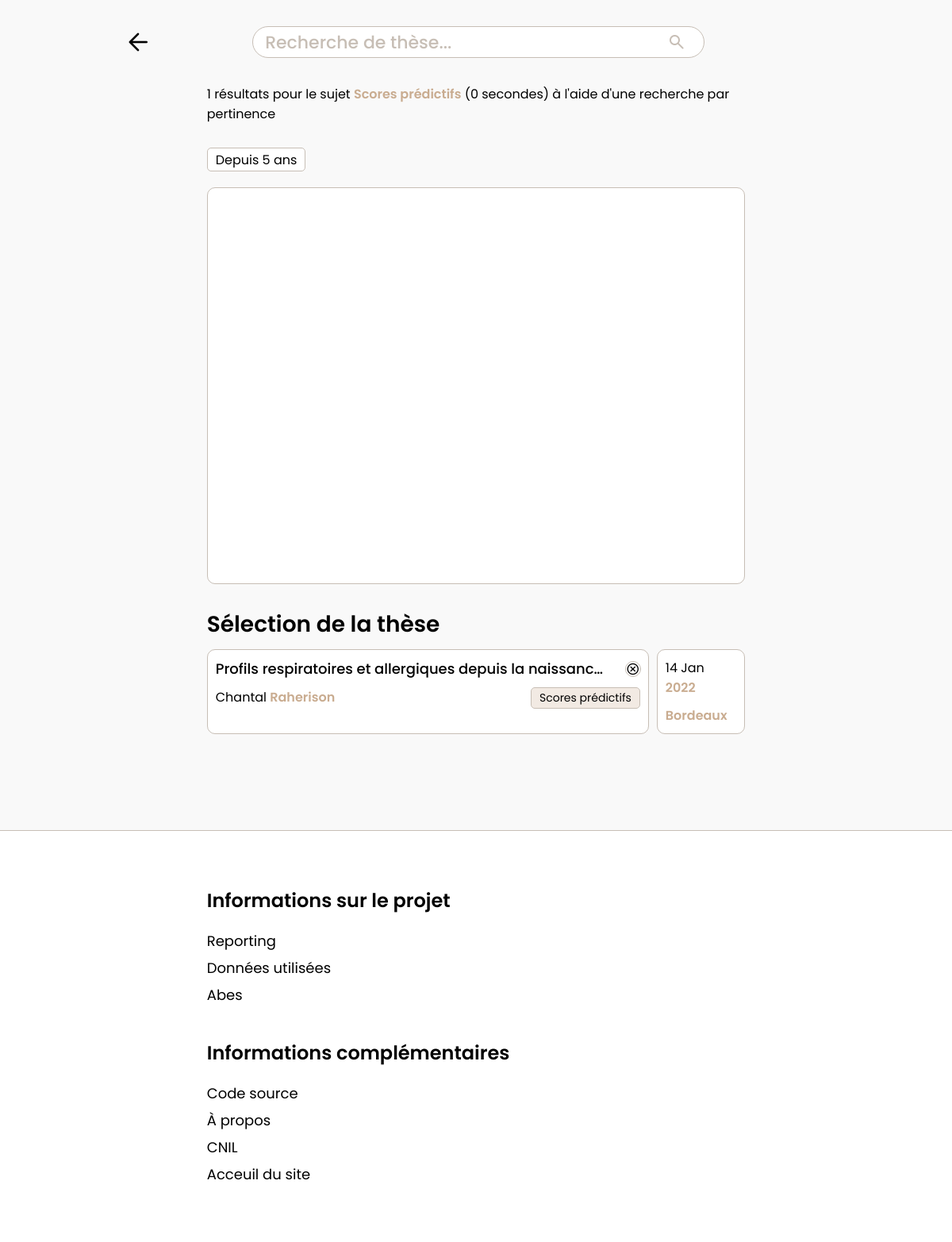
Page /q?sujet=Scores prédictifs on the committed database.
### tables this page shows
CREATE TABLE `etablissement` (
  `idEtablissement` mediumint(6) NOT NULL,
  `idref` char(9) DEFAULT NULL,
  `nom` varchar(200) DEFAULT NULL,
  `code_etab` char(4) DEFAULT NULL
);

CREATE TABLE `these` (
  `idThese` mediumint(6) NOT NULL,
  `these_accessible` tinyint(1) DEFAULT NULL,
  `embargo` date DEFAULT NULL,
  `nnt` char(12) DEFAULT NULL,
  `oai_set_specs` char(7) DEFAULT NULL,
  `resume` text,
  `soutenue` tinyint(1) DEFAULT NULL,
  `sur_travaux` tinyint(1) DEFAULT NULL,
  `titre` text,
  `discipline` varchar(255) DEFAULT NULL,
  `code_etab` char(4) DEFAULT NULL
);

CREATE TABLE `soutenir` (
  `idThese` mediumint(6) NOT NULL,
  `idEtablissement` mediumint(6) NOT NULL,
  `date_soutenance` date DEFAULT NULL
);

### includes/classes/search.class.php (called while the page is built, shortened)
<?php
class Search extends DB
{
    public function reduce($key)
    {
        $options = [
            'titre:', 'auteur:', 'sujet:', 'depuis:', 'de:', 'à:'
        ];
        foreach ($options as $option) {
            if (strpos($key, $option) !== false) {
                $key = str_replace($option, '', $key);
                $key = trim($key);
            } else {
                return $key;
            }
        }
    }
    public function decodeKey($key)
    {
        $key = str_replace("'", "\'", $key);
        $option = key($_GET);
        switch ($option) {
            case 'sujet':
                $sqlthese = "SELECT s.date_soutenance, e.nom, t.titre, t.these_accessible, t.idThese, su.libelle, t.nnt, MATCH (su.libelle) AGAINST ('$key' IN NATURAL LANGUAGE MODE) score_sujet
                FROM etablissement e, these t
                NATURAL JOIN soutenir s
                JOIN reposer r ON r.idThese = t.idThese
                NATURAL JOIN sujet su
                WHERE s.idEtablissement = e.idEtablissement AND MATCH (su.libelle) AGAINST ('$key' IN NATURAL LANGUAGE MODE)
                ORDER BY score_sujet DESC";
                $sqlauteur = "SELECT a.role, p.nom, p.prenom, t.idThese, t.titre, MATCH (s.libelle) AGAINST ('$key' IN NATURAL LANGUAGE MODE) score_sujet
                FROM these t
                NATURAL JOIN assister a
                NATURAL JOIN personne p
                JOIN reposer r ON r.idThese = t.idThese
                NATURAL JOIN sujet s
                WHERE MATCH (s.libelle) AGAINST ('$key' IN NATURAL LANGUAGE MODE)
                ORDER BY score_sujet DESC";
                $sqlsujet = "SELECT s.libelle, r.idThese, MATCH (s.libelle) AGAINST ('$key' IN NATURAL LANGUAGE MODE) score_sujet
                FROM reposer r
                NATURAL JOIN sujet s
                NATURAL JOIN (SELECT idThese, date_soutenance FROM soutenir ORDER BY idThese DESC) so
                NATURAL JOIN these t
                WHERE MATCH (s.libelle) AGAINST ('$key' IN NATURAL LANGUAGE MODE)";
                $sqlannees = "SELECT DATE_FORMAT(date_soutenance, '%Y') as 'year', COUNT(date_soutenance) as count
                FROM soutenir s
                NATURAL JOIN reposer r
                NATURAL JOIN sujet su
                WHERE MATCH (su.libelle) AGAINST ('$key' IN NATURAL LANGUAGE MODE)
                GROUP BY DATE_FORMAT(date_soutenance, '%Y')";
                $SUBJECTqueries = array($sqlthese, $sqlauteur, $sqlsujet, $sqlannees);
                return $SUBJECTqueries;
                break;
        }
    }
    public function exe($query)
    {
        $conn = $this->cnx();
        $selection = $conn->prepare($query);
        $selection->execute();
        $result = $selection->fetchALL(PDO::FETCH_ASSOC);
        return $result;
    }
}

### includes/components/thesis_batch.php (the view)
<div class="quick_thesis_container">
    <div class="quick_thesis_wrap">
        <div class="quick_thesis">
            <div class="quick_thesis__upper">
                <div class="title_content">
                    <p class="thesis_title semibold underline"> <a href="/q?id=<?= $thesis['id']; ?>"><?= $thesis['titre']; ?></a></p>
                </div>
                <div class="thesis_online">
                    <?php if ($thesis['accessible'] == 1) : ?>
                        <div class="accessible__wrap">
                            <a style="display: inline-flex; align-items: center; gap: 5px;" href="https://www.theses.fr/<?= $thesis['nnt']; ?>/document" target="_blank">
                                <p>en ligne</p>
                                <span class="material-symbols-rounded online_icon">check_circle</span>
                            </a>
                        </div>
                    <?php else : ?>
                        <div class="accessible__wrap">
                            <span class="material-symbols-rounded online_icon">cancel</span>
                        </div>
                    <?php endif; ?>
                </div>
            </div>
            <div class="small_wrapper">
                <p class="thesis_author underline">
                    <a href="/q?auteur=<?= $thesis['auteurs']['prenom'] ?>+<?= $thesis['auteurs']['nom'] ?>"> <?= $thesis['auteurs']['prenom'] ?> <span class="important_info"><?= $thesis['auteurs']['nom']; ?></span>
                    </a>
                </p>
                <div class="quick_thesis_subjects">
                    <?php for ($j = 0; $j < (count($thesis['sujets']) > 3 ? 3 : count($thesis['sujets'])); $j++) : ?>
                        <div class="quick_thesis_subject">
                            <p class="thesis_subject"> <a href="/q?sujet=<?= $thesis['sujets'][$j]; ?>"> <?= $thesis['sujets'][$j]; ?></a> </p>
                        </div>
                    <?php endfor; ?>
                </div>
            </div>
        </div>
        <div class="quick_thesis_info">
            <p class="quick_thesis_date underline">
                <a href="/q?depuis=<?= DateTime::createFromFormat('Y-m-d', $thesis['date'])->format('Y'); ?>"><?= DateTime::createFromFormat('Y-m-d', $thesis['date'])->format('d M'); ?>
                    <span class="important_info"><?= DateTime::createFromFormat('Y-m-d', $thesis['date'])->format('Y'); ?></span>
                </a>
            </p>
            <p class="quick_thesis_academy important_info underline">
                <a href="/q?etablissement=<?= $thesis['etablissement']; ?>"> <?= $thesis['etablissement']; ?> </a>
            </p>
        </div>
    </div>
</div>

### pages/search.php (shortened to what this page needs)
<?php
$data = new Search();
$option = key($_GET);
if (isset($_GET[$option]) && ($option != 'id') && ($option != 'personne')) {
    $key = htmlspecialchars($_GET[$option]);
    $recherche = $data->reduce($key);
    $queries = $data->decodeKey($key);
    $time_start = microtime(true);
    $theses = $data->exe($queries[0]);
    $auteurs = $data->exe($queries[1]);
    $sujets = $data->exe($queries[2]);
    $time_end = microtime(true);
    $time = $time_end - $time_start;
    $time = round($time, 3);
}
?>
<div class="main_container">
    <section class="thesis20">
        <?php if (isset($id)) : ?>
            <?php
            $thesis = array(
                'nnt' => $theses[0]['nnt'],
                'date' => $theses[0]['date_soutenance'],
                'etablissement' => $theses[0]['nom'],
                'titre' => $theses[0]['titre'],
                'accessible' => $theses[0]['these_accessible'],
                'id' => $theses[0]['idThese'],
                'discipline' => $theses[0]['discipline'],
                'resume' => $theses[0]['resume'],
                'auteur' => array(
                    'nom' => '',
                    'prenom' => '',
                ),
                'directeur' => array(),
                'president' => array(
                    'nom' => '',
                    'prenom' => '',
                ),
                'membre' => array(),
                'rapporteur' => array(),
                'sujets' => array()
            );
            foreach ($sujets as $sujet) {
                if ($sujet['idThese'] == $theses[0]['idThese']) {
                    array_push($thesis['sujets'], $sujet['libelle']);
                }
            }
            foreach ($personnes as $personne) {
                if ($personne['role'] == 'auteur') {
                    $thesis['auteur']['nom'] = $personne['nom'];
                    $thesis['auteur']['prenom'] = $personne['prenom'];
                } else if ($personne['role'] == 'directeur') {
                    array_push($thesis['directeur'], $personne['nom'] . ' ' . $personne['prenom']);
                } else if ($personne['role'] == 'president') {
                    $thesis['president']['nom'] = $personne['nom'];
                    $thesis['president']['prenom'] = $personne['prenom'];
                } else if ($personne['role'] == 'membre') {
                    array_push($thesis['membre'], $personne['nom'] . ' ' . $personne['prenom']);
                } else if ($personne['role'] == 'rapporteur') {
                    array_push($thesis['rapporteur'], $personne['nom'] . ' ' . $personne['prenom']);
                }
            }
            include ROOT . '../includes/components/thesis_self.php';
            ?>
        <?php elseif (isset($key)) : ?>
            <?php if (count($theses) > 0) : ?>
                <?php if ($option == 'key') : ?>
                    <p class="results_nb"><?= count($theses) ?> résultats pour <span class="important_info"><?= $recherche ?></span> (<?= $time ?> secondes) à l'aide d'une recherche par pertinence</p>
                <?php elseif ($option == 'titre') : ?>
                    <p class="results_nb"><?= count($theses) ?> résultats pour le titre <span class="important_info"><?= $recherche ?></span> (<?= $time ?> secondes) à l'aide d'une recherche par pertinence</p>
                <?php elseif ($option == 'auteur') : ?>
                    <p class="results_nb"><?= count($theses) ?> résultats pour l'auteur <span class="important_info"><?= $recherche ?></span> (<?= $time ?> secondes) à l'aide d'une recherche par pertinence</p>
                <?php elseif ($option == 'sujet') : ?>
                    <p class="results_nb"><?= count($theses) ?> résultats pour le sujet <span class="important_info"><?= $recherche ?></span> (<?= $time ?> secondes) à l'aide d'une recherche par pertinence</p>
                <?php elseif ($option == 'depuis') : ?>
                    <p class="results_nb"><?= count($theses) ?> résultats pour les thèses depuis <span class="important_info"><?= $recherche ?></span> (<?= $time ?> secondes) à l'aide d'une recherche par pertinence</p>
                <?php elseif ($option == 'etablissement') : ?>
                    <p class="results_nb"><?= count($theses) ?> résultats pour l'établissement <span class="important_info"><?= $recherche ?></span> (<?= $time ?> secondes) à l'aide d'une recherche par pertinence</p>
                <?php elseif ($option == 'discipline') : ?>
                    <p class="results_nb"><?= count($theses) ?> résultats pour la discipline <span class="important_info"><?= $recherche ?></span> (<?= $time ?> secondes) à l'aide d'une recherche par pertinence</p>
                <?php endif; ?>
                <div class="thesis_chart">
                    <div class="btn_container">
                        <a href="/q?depuis=<?= date('Y') - 5 ?>" id="UnAn" class="btn chartBtn filter_btn">Depuis 5 ans</a>
                    </div>
                    <div id="histo_container"></div>
                </div>
                <?= count($theses) > 1 ? '<p class="section_title">Sélection des ' . (count($theses) < 10 ? count($theses) : '10 premières') . ' thèses</p>' : '<p class="section_title">Sélection de la thèse</p>' ?>
                <?php $i = 0; ?>
                <?php for ($i; $i < (count($theses) > 10 ? 10 : count($theses)); $i++) : ?>
                    <?php
                    $thesis = array(
                        'nnt' => $theses[$i]['nnt'],
                        'id' => $theses[$i]['idThese'],
                        'titre' => $theses[$i]['titre'],
                        'date' => $theses[$i]['date_soutenance'],
                        'etablissement' => $theses[$i]['nom'],
                        'auteurs' => array(
                            'prenom' => $auteurs[$i]['prenom'],
                            'nom' => $auteurs[$i]['nom']
                        ),
                        'accessible' => $theses[$i]['these_accessible'],
                        'sujets' => array()
                    );
                    foreach ($sujets as $sujet) {
                        if ($sujet['idThese'] == $theses[$i]['idThese']) {
                            array_push($thesis['sujets'], $sujet['libelle']);
                        }
                    }
                    include ROOT . '../includes/components/thesis_batch.php';
                    ?>
                <?php endfor; ?>
            <?php endif; ?>
        <?php endif; ?>
    </section>
</div>
<div class="end" style="margin-top: 15vh; height: 1px;"></div>

### src/styles/app.css (style rules this page uses)
:root { --primary: #C9AC90; --primary25: rgba(201, 172, 144, 0.25); --primary40: rgba(201, 172, 144, 0.4); --primary50: rgba(201, 172, 144, 0.5); --secondary: #C7BEB5; --secondary30: rgba(199, 190, 181, 0.3); --secondary75: rgba(199, 190, 181, 0.75); --padding: max(15px, calc(38px + 18.5625vw)); }
* { box-sizing: border-box; margin: 0; padding: 0; }
html, body { height: 100%; }
body { font-family: 'Poppins', sans-serif; background: #f9f9f9; height: 100vh; scrollbar-gutter: stable both-edges; }
.semibold { font-weight: 500; }
.important_info { color: var(--primary); font-weight: 600; }
a { text-decoration: none; color: inherit; }
.btn, .smallbtn { border: 1px solid var(--secondary); border-radius: 10px; padding: 10px 20px; font-size: 16px; font-family: 'Poppins', sans-serif; font-weight: bold; color: #000; cursor: pointer; width: 100%; height: 80px; background: #fff; font-size: 36px; transition: all 0.1s ease; }
.main_container { padding-inline: var(--padding); }
section { display: flex; flex-direction: column; margin-bottom: 50px; gap: 10px; }
.section_title { font-size: 28px; font-weight: 600; color: #000; }
.btn_container { display: flex; justify-content: flex-start; align-items: center; gap: 10px; height: 30px; }
.btn_container .chartBtn { width: fit-content; height: 30px; font-size: 16px; padding: 0px 5px; font-weight: normal; }
#histo_container { border: 1px solid var(--secondary); border-radius: 10px; padding: 50px 10px 10px 10px; background: #fff; height: 500px; }
.btn_container .filter_btn { padding: 0px 10px; border-radius: 5px; display: flex; align-items: center; }
.thesis_chart { display: flex; flex-direction: column; gap: 20px; margin-bottom: 20px; }
.quick_thesis_container { height: 150%; }
.quick_thesis__upper { display: flex; justify-content: space-between; align-items: center; position: relative; }
.quick_thesis_wrap { display: grid; grid-template-columns: 5fr 1fr; gap: 10px; }
.small_wrapper { display: flex; justify-content: space-between; white-space: nowrap; gap: 40px; }
.thesis_title { font-size: 18px; white-space: nowrap; overflow: hidden; text-overflow: ellipsis; }
.title_content { display: flex; max-width: 100%; overflow: hidden; text-overflow: ellipsis; }
.quick_thesis_academy { white-space: nowrap; overflow: hidden; text-overflow: ellipsis; }
.thesis_online { margin: 0 0 0 20px; display: flex; width: fit-content; height: fit-content; flex: none; user-select: none; }
.accessible__wrap { outline: 1px solid var(--secondary); display: flex; justify-content: center; align-items: center; border-radius: 50px; gap: 3px; transition: all 0.1s ease; }
.accessible__wrap .online_icon { font-size: 18px; margin-right: 0; }
.quick_thesis, .quick_thesis_info { border: 1px solid var(--secondary); display: flex; flex-direction: column; padding: 0 60px; border-radius: 10px; position: relative; padding: 10px; gap: 10px; transition: all 0.2s ease; min-width: 100%; background: white; }
.quick_thesis_subjects { display: flex; gap: 5px; overflow-x: auto; }
.quick_thesis_subject, .thesis_self__subject { border: 1px solid var(--secondary); background: var(--primary25); padding: 2px 10px; font-size: 12px; border-radius: 5px; user-select: none; cursor: pointer; transition: background 0.1s ease; }
.thesis_subject { font-size: 14px; white-space: nowrap; }
.thesis20 .btn_container { margin-top: 20px; height: fit-content; }
@media (max-width: 1536px) { input, .btn { height: 60px; } }
@media (max-width: 1536px) { .btn { padding: 0 0; } }

### rows in the picture
etablissement: these.titre "Profils respiratoires et allergiques depuis la naissanc…", prenom "Chantal", nom "Raherison", sujets "Scores prédictifs", soutenir.date_soutenance "14 Jan", soutenir.date_soutenance "2022"

### other values in the picture
count($theses) "1"
$recherche "Scores prédictifs"
$time "0"
